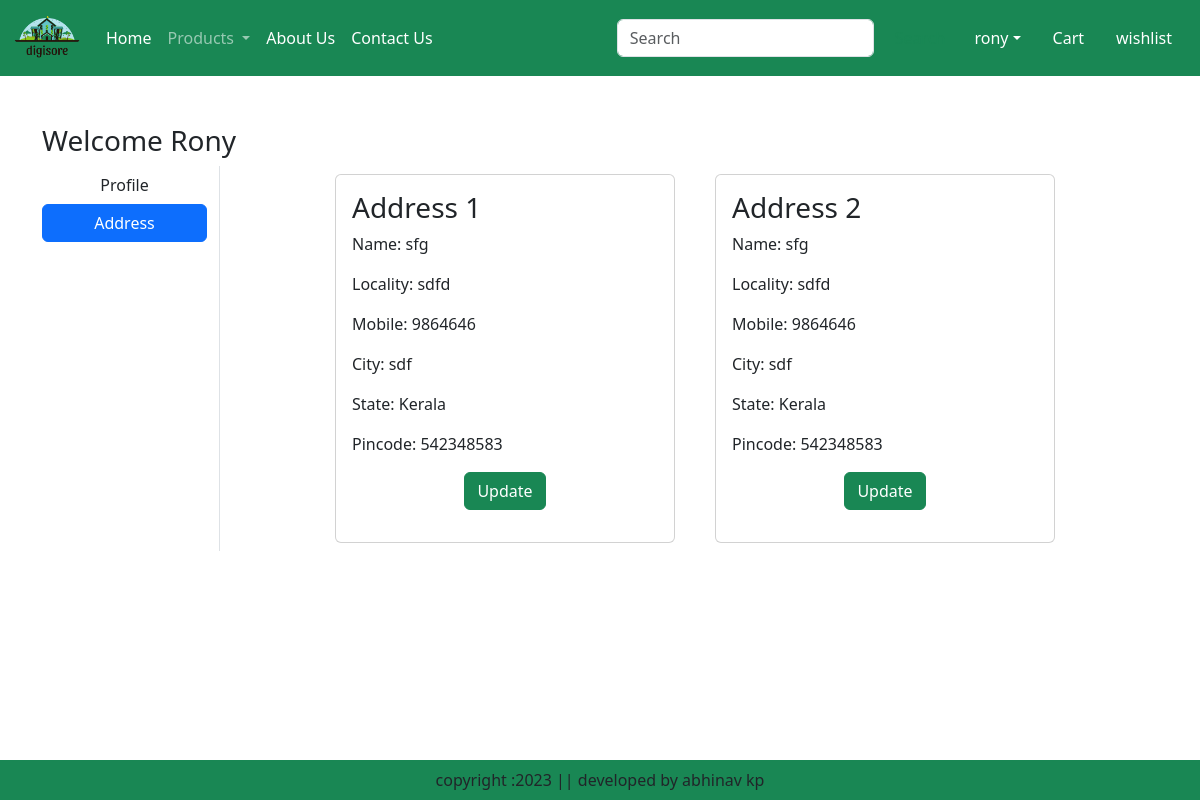
The app's page /address/ (signed in) with its own data.
### electroapp/models.py (models this page shows, shortened)
class Customer(models.Model):
    user = models.ForeignKey(User, on_delete=models.CASCADE)
    name = models.CharField(max_length=200)
    locality = models.CharField(max_length=200)
    city = models.CharField(max_length=50)
    mobile = models.IntegerField(default=0)
    zipcode = models.IntegerField()
    state = models.CharField(choices=STATE_CHOICES, max_length=100)

### electroapp/views.py (the view)
# urls.py: path("address/", views.address, name="address"),
def address(request):
    add = Customer.objects.filter(user=request.user)
    return render(request, 'address.html', locals())

### electroapp/templates/address.html (shortened to what this page needs)
{% extends 'base.html' %}
{% load static %}
{% block main-content %}
<div class="container my-5">
    <div class="row">
        <h3>Welcome <span class="text-capitalize">{{ request.user }}</span></h3>
        <div class="col-sm-2 border-end">
            <ul class="list-unstyled">
                <li class="d-grid"><a href="{% url 'profile' %}" class="btn">Profile</a></li>
                <li class="d-grid"><a href="{% url 'address' %}" class="btn btn-primary">Address</a></li>
            </ul>
        </div>
        <div class="col-sm-8 offset-sm-1">
            <div class="row">
                {% for ad in add %}
                <div class="col-sm-6">
                    <div class="card m-2">
                        <div class="card-body">
                            <h3>Address {{ forloop.counter }}</h3>
                            <p>Name: {{ ad.name }}</p>
                            <p>Locality: {{ ad.locality }}</p>
                            <p>Mobile: {{ ad.mobile }}</p>
                            <p>City: {{ ad.city }}</p>
                            <p>State: {{ ad.get_state_display }}</p>
                            <p>Pincode: {{ ad.zipcode }}</p>
                            <p class="text-center">
                                <a href="#" type="button" class="btn btn-success">Update</a>
                              </p>
                        </div>
                    </div>
                </div>
                {% endfor %}
            </div>
        </div>
    </div>
</div>
{% endblock main-content %}

### electroapp/templates/base.html (shortened to what this page needs)
<!DOCTYPE html>
{% load static %}
<html lang="en">
<head>
    <link href="https://cdn.jsdelivr.net/npm/bootstrap@5.3.1/dist/css/bootstrap.min.css" rel="stylesheet">
    <link rel="stylesheet" href="{%static 'css/owl.carousel.min.css' %}">
    <link rel="stylesheet" href="{%static 'css/all.min.css' %}">
    <link rel="stylesheet" href="{%static 'css/style.css' %}">
</head>
<body>
    <nav class="navbar navbar-expand-lg navbar-dark bg-success">
        <div class="container-fluid">
          <a class="navbar-brand" href="#">
            <img src="{% static "app/images/product/TRY2.png" %}" width="70" height="50"/>
          </a>
          <div class="collapse navbar-collapse" id="navbarSupportedContent">
            <ul class="navbar-nav me-auto mb-2 mb-lg-0">
              {% if request.user.is_authenticated %}
              <li class="nav-item">
                <a class="nav-link active" aria-current="page" href="/">Home</a>
              </li>
              <li class="nav-item dropdown">
                <a class="nav-link dropdown-toggle" href="#" role="button" data-bs-toggle="dropdown" aria-expanded="false">
                  Products
                </a>
              </li>
              <li class="nav-item">
                <a class="nav-link text-white" href="{% url 'about' %}">About Us</a>
              </li>
              <li class="nav-item">
                <a class="nav-link text-white" href="{% url 'contact' %}">Contact Us</a>
              </li>
            </ul>
            <form class="d-flex" role="search">
              <input class="form-control me-2" type="search" placeholder="Search" aria-label="Search">
              <button class="btn btn-outline-success" type="submit">Search</button>
            </form>
          </div>
          <ul class="navbar-nav me-auto mb-2 mb-lg-0">
          <li class="nav-item dropdown mx-2">
            <a class="nav-link dropdown-toggle text-white" href="#"
            id="profileDropdown" role="button" data-bs-toggle="dropdown"
            aria-expanded="false">{{ request.user }}</a>
          </li>
          <li class="nav-item dropdown mx-2">
            <a href="{% url 'showcart' %}" class="nav-link text-white">Cart</a>
          </li>
          <li class="nav-item dropdown mx-2">
            <a href="#" class="nav-link text-white">wishlist</a>
          </li>
          {% endif %}
          </ul>
        </div>
      </nav>
      {% block main-content %}{% endblock main-content %}
      <footer class="container-fluid  fixed-bottom bg-success text-center p-2 mt-5">
        copyright :2023 || developed by abhinav kp
      </footer>
</body>
</html>

### records on screen
Customer: name "sfg", locality "sdfd", mobile "9864646", city "sdf", state "Kerala", zipcode "542348583"
Customer: name "sfg", locality "sdfd", mobile "9864646", city "sdf", state "Kerala", zipcode "542348583"

### other values on screen
{{ request.user }} "rony"
{{ request.user }} "Rony"
